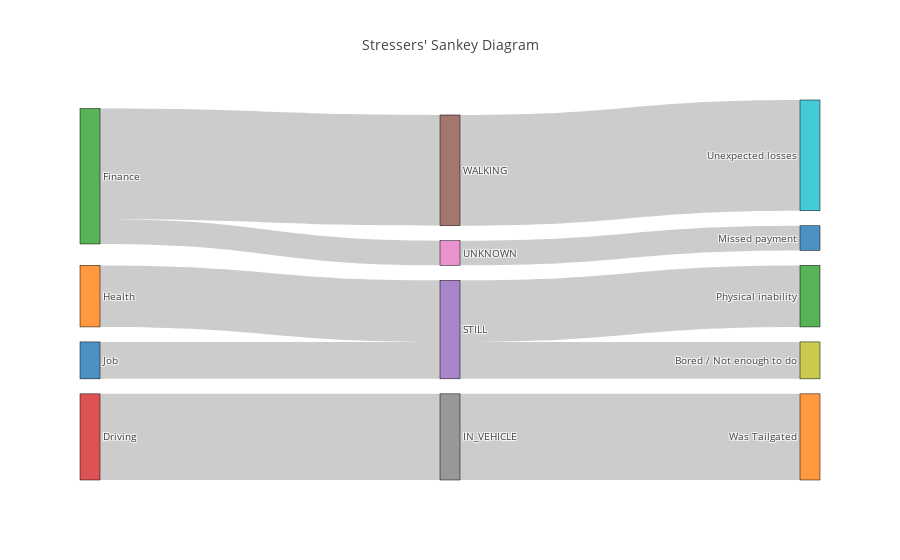

The notebook cell this image was saved under:
### Markdown cell above
### Sankey diagram
A [Sankey diagram](https://en.wikipedia.org/wiki/Sankey_diagram) is utilized to show the flow between different components and, in our case, the breakdown between categories, sub-categories, and activities.   

This diagram shows the stressor categories on the left edge and the detailed stress information on the right.  In the middle are the activity classificiations, derived from a smartphone, of what the person was doing at the time of the stress event.  You can move the mouse cursor over the boxes and lines to see the details and highlight a flow within the diagram.  You may see that the events might not be ordered to your liking or that their order could be improved.  Try dragging the boxes up and down to change this order and watch the diagram adjust.

### Code cell
plot_sankey(stress_stream, user_id=USER_ID, cat_cols=["stresser_main","activity","stresser_sub"])

### Figure 1 — Plotly figure (JSON) as saved in the notebook; plotly's stock layout.template omitted (floating-point values rounded to 4 significant figures)
{"data": [{"link": {"source": [3, 2, 2, 1, 7, 0, 4, 4, 6, 5], "target": [7, 6, 5, 4, 11, 4, 8, 12, 10, 9], "value": [0.7, 0.2, 0.9, 0.5, 0.7, 0.3, 0.3, 0.5, 0.2, 0.9]}, "node": {"label": ["Job", "Health", "Finance", "Driving", "STILL", "WALKING", "UNKNOWN", "IN_VEHICLE", "Bored / Not enough to do", "Unexpected losses", "Missed payment", "Was Tailgated", "Physical inability"], "line": {"color": "black", "width": 0.5}, "pad": 15, "thickness": 20}, "type": "sankey"}], "layout": {"autosize": true, "font": {"size": 10}, "title": {"text": "Stressers' Sankey Diagram"}}}
